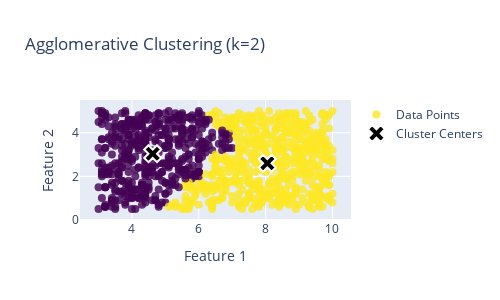

The notebook cell this image was saved under:
### Code cell
fig = go.Figure()

fig.add_trace(
    go.Scatter(
        x=X_pre[:, 0],
        y=X_pre[:, 1],
        mode="markers",
        marker=dict(
            color=labels,
            colorscale="Viridis",
            size=8,
            opacity=0.8,
            showscale=False,
        ),
        name="Data Points",
        text=[f"Cluster: {label}" for label in labels],
        hovertemplate="X: %{x}<br>Y: %{y}<br>%{text}<extra></extra>",
    )
)

fig.add_trace(
    go.Scatter(
        x=centers[:, 0],
        y=centers[:, 1],
        mode="markers",
        marker=dict(
            symbol="x",
            size=15,
            color="black",
            line=dict(width=2, color="white"),
        ),
        name="Cluster Centers",
        hovertemplate="Center X: %{x}<br>Center Y: %{y}<extra></extra>",
    )
)

fig.update_layout(
    title=f"Agglomerative Clustering (k={best_k_value})",
    xaxis_title="Feature 1",
    yaxis_title="Feature 2",
    width=500,
    height=300,
    showlegend=True,
)

fig.show()

### Figure 1 — Plotly figure (JSON) as saved in the notebook; plotly's stock layout.template omitted (floating-point values rounded to 4 significant figures; data arrays with more than 128 entries replaced by an {"elided": "..."} marker saying what was removed)
{"data": [{"hovertemplate": "X: %{x}<br>Y: %{y}<br>%{text}<extra></extra>", "marker": {"color": {"elided": "1000 int values"}, "colorscale": [[0, "#440154"], [0.1111, "#482878"], [0.2222, "#3e4989"], [0.3333, "#31688e"], [0.4444, "#26828e"], [0.5556, "#1f9e89"], [0.6667, "#35b779"], [0.7778, "#6ece58"], [0.8889, "#b5de2b"], [1, "#fde725"]], "opacity": 0.8, "showscale": false, "size": 8}, "mode": "markers", "name": "Data Points", "text": {"elided": "1000 str values"}, "type": "scatter", "x": {"elided": "1000 float values"}, "y": {"elided": "1000 float values"}}, {"hovertemplate": "Center X: %{x}<br>Center Y: %{y}<extra></extra>", "marker": {"color": "black", "line": {"color": "white", "width": 2}, "size": 15, "symbol": "x"}, "mode": "markers", "name": "Cluster Centers", "type": "scatter", "x": [4.621, 8.051], "y": [3.039, 2.599]}], "layout": {"height": 300, "showlegend": true, "title": {"text": "Agglomerative Clustering (k=2)"}, "width": 500, "xaxis": {"title": {"text": "Feature 1"}}, "yaxis": {"title": {"text": "Feature 2"}}}}
